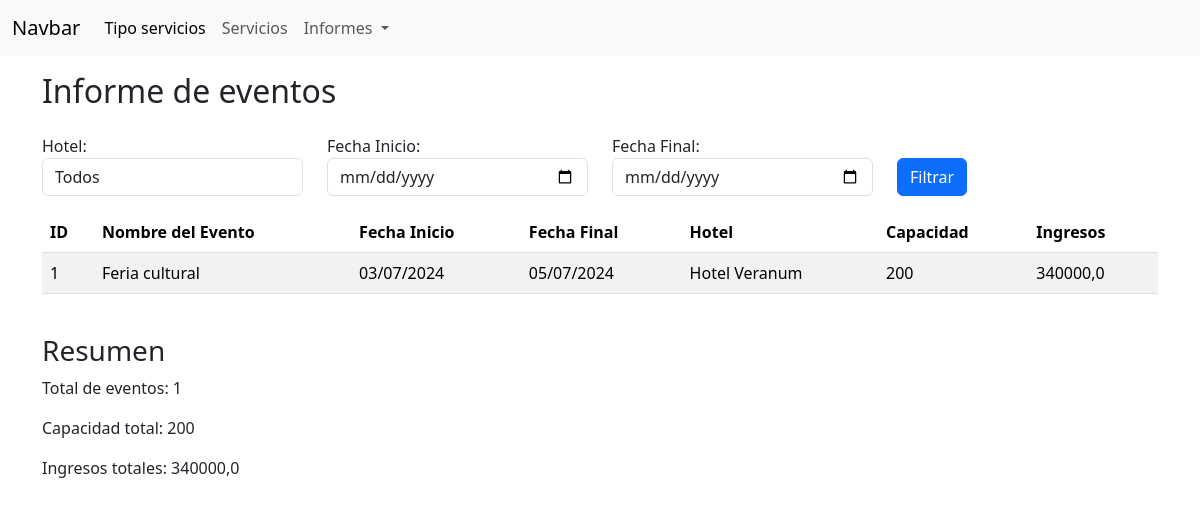
/informe_eventos/, run on an earlier commit of the app's database.
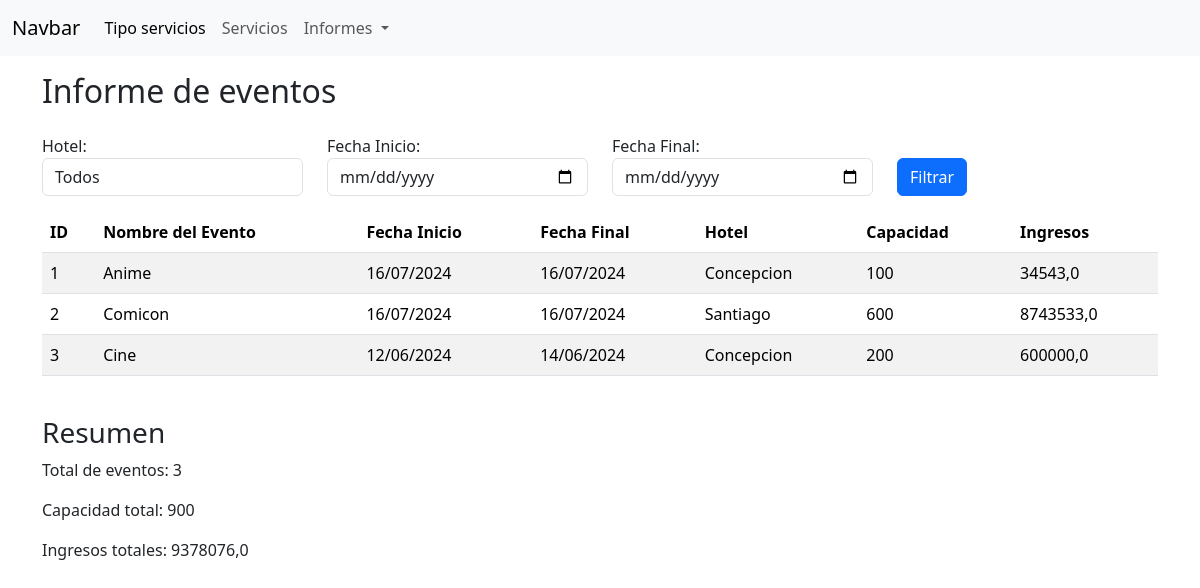
And on a later commit of the database.
### aplicacion/models.py (models this page shows, shortened)
class Evento(models.Model):
    nombre = models.CharField(max_length=100)
    fecha_inicio = models.DateField()
    fecha_final = models.DateField()
    capacidad = models.IntegerField()
    ingresos = models.FloatField()
    hotel = models.ForeignKey(Hotel, on_delete=models.CASCADE)

class Hotel(models.Model):
    nombre = models.CharField(max_length=30,  null=False)
    ubicacion = models.CharField(max_length=30)
    cantidad_habitaciones = models.IntegerField
    capacidad_total = models.IntegerField

### aplicacion/views.py (the view)
# urls.py: path('informe_eventos/', informe_eventos, name='informe_eventos'),
def informe_eventos(request):
    hoteles = Hotel.objects.all()
    eventos = Evento.objects.select_related('hotel').all()
    hotel_id = request.GET.get('hotel')
    fecha_inicio = request.GET.get('fecha_inicio')
    fecha_final = request.GET.get('fecha_final')
    if hotel_id:
        eventos = eventos.filter(hotel_id=hotel_id)
    if fecha_inicio:
        fecha_inicio_dt = datetime.strptime(fecha_inicio, '%Y-%m-%d')
        fecha_inicio = fecha_inicio_dt.strftime('%d/%m/%Y')
        eventos = eventos.filter(fecha_inicio__gte=fecha_inicio_dt)
    if fecha_final:
        fecha_final_dt = datetime.strptime(fecha_final, '%Y-%m-%d')
        fecha_final = fecha_final_dt.strftime('%d/%m/%Y')
        eventos = eventos.filter(fecha_final__lte=fecha_final_dt)
    total_eventos = eventos.count()
    total_capacidad = sum(evento.capacidad for evento in eventos)
    total_ingresos = sum(evento.ingresos for evento in eventos)
    data = {
        'eventos': eventos,
        'total_eventos': total_eventos,
        'total_capacidad': total_capacidad,
        'total_ingresos': total_ingresos,
        'hoteles': hoteles,
        'hotel_id': hotel_id,
        'fecha_inicio': fecha_inicio,
        'fecha_final': fecha_final,
    }
    return render(request, 'aplicacion/informe_eventos.html', data)

### aplicacion/templates/aplicacion/informe_eventos.html (shortened to what this page needs)
{% extends "aplicacion/base.html" %}
{% block content %}
<div class="container">
    <div class="row">
        <div class="d-flex justify-content-between mt-3">
            <h2>Informe de eventos</h2>
        </div>
        <div class="mt-3">
            <form method="get" class="form-inline row">
                <div class="form-group mr-2 col-12 col-md-3">
                    <label for="hotel" class="mr-2">Hotel:</label>
                    <select name="hotel" id="hotel" class="form-control">
                        <option value="">Todos</option>
                    </select>
                </div>
                <div class="form-group mr-2 col-12 col-md-3">
                    <label for="fecha_inicio" class="mr-2">Fecha Inicio:</label>
                    <input type="date" name="fecha_inicio" id="fecha_inicio" class="form-control" value="{{ fecha_inicio|date:'Y-m-d' }}">
                </div>
                <div class="form-group mr-2 col-12 col-md-3">
                    <label for="fecha_final" class="mr-2">Fecha Final:</label>
                    <input type="date" name="fecha_final" id="fecha_final" class="form-control" value="{{ fecha_final|date:'Y-m-d' }}">
                </div>
                <div class="form-group col-12 col-md-3 d-flex align-items-end">
                    <button type="submit" class="btn btn-primary">Filtrar</button>
                </div>
            </form>
        </div>
        <div class="table-responsive mt-3">
            <table class="table table-striped">
                <thead>
                    <tr>
                        <th>ID</th>
                        <th>Nombre del Evento</th>
                        <th>Fecha Inicio</th>
                        <th>Fecha Final</th>
                        <th>Hotel</th>
                        <th>Capacidad</th>
                        <th>Ingresos</th>
                    </tr>
                </thead>
                <tbody>
                    {% for evento in eventos %}
                    <tr>
                        <td>{{ evento.id }}</td>
                        <td>{{ evento.nombre }}</td>
                        <td>{{ evento.fecha_inicio|date:"d/m/Y" }}</td>
                        <td>{{ evento.fecha_final|date:"d/m/Y" }}</td>
                        <td>{{ evento.hotel.nombre }}</td>
                        <td>{{ evento.capacidad }}</td>
                        <td>{{ evento.ingresos }}</td>
                    </tr>
                    {% endfor %}
                </tbody>
            </table>
        </div>
        <div class="mt-4">
            <h3>Resumen</h3>
            <p>Total de eventos: {{ total_eventos }}</p>
            <p>Capacidad total: {{ total_capacidad }}</p>
            <p>Ingresos totales: {{ total_ingresos }}</p>
        </div>
    </div>
</div>
{% endblock content %}

What changed in the data, as far as the page shows it:
changed Evento id 1: nombre "Feria cultural" → "Anime"; fecha_inicio "03/07/2024" → "16/07/2024"; fecha_final "05/07/2024" → "16/07/2024"; hotel.nombre "Hotel Veranum" → "Concepcion"; capacidad "200" → "100"; ingresos "340000,0" → "34543,0"
added Evento: id "2", nombre "Comicon", fecha_inicio "16/07/2024", fecha_final "16/07/2024", hotel.nombre "Santiago", capacidad "600", ingresos "8743533,0"
added Evento: id "3", nombre "Cine", fecha_inicio "12/06/2024", fecha_final "14/06/2024", hotel.nombre "Concepcion", capacidad "200", ingresos "600000,0"
Also different on the page:
{{ total_eventos }}: "1" → "3"
{{ total_capacidad }}: "200" → "900"
{{ total_ingresos }}: "340000,0" → "9378076,0"
